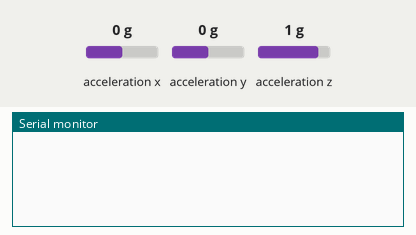
This sketch was run on a simulated Arduino Uno, built with avr-gcc and run on an emulated ATmega328P. Parts: the last lines printed to the serial monitor. The inputs (shaded band) are chosen by the test bench; at power-on: acceleration x 0 g, acceleration y 0 g, acceleration z 1 g.

Above: at 1.2 s.
1.3 s: acceleration x set to -1.4 g
At 1.42 s:
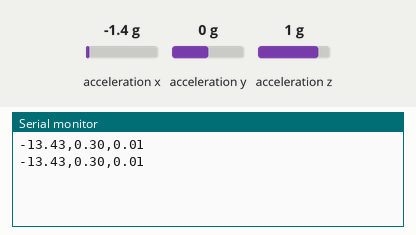
3.2 s: acceleration y set to -1.4 g
At 4.4 s:
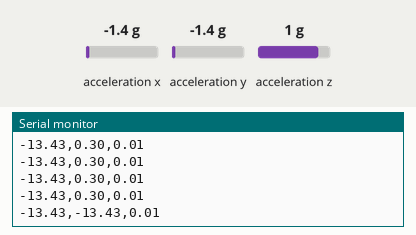
6.2 s: acceleration z set to -1.4 g
At 8.3 s:
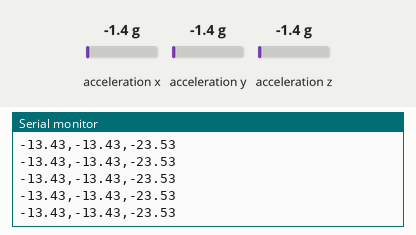
Timing chart, 0 to 9.8 s (numbered marks = the images above; inputs shaded):
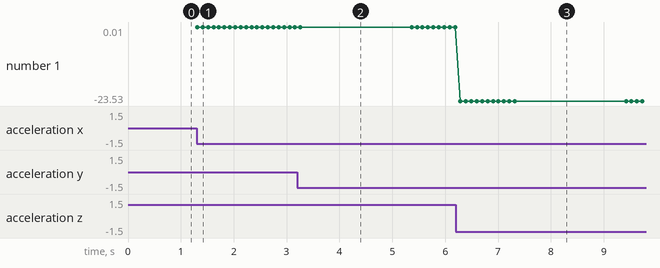

The sketch:

read_acceleration_raw.ino
```cpp
/**************************************************************************/
/*Sensor - Accelerometer Adafruit_MMA8451
  Data Output - Serial print
  Data Collected - 15 tuples of (ax,ay,az) per motion
  Each motion corresponds to time series data - from the time motion is dected till 15 samples are collected
  Any sample at a time t corresponds to a tuple of (ax, ay, az) at that time t
*/
/**************************************************************************/

#include <Wire.h>
#include <Adafruit_MMA8451.h>
#include <Adafruit_Sensor.h>

Adafruit_MMA8451 mma = Adafruit_MMA8451();
float ACCEL_THRESHOLD = 2;
void setup(void) {
  Serial.begin(9600);

  //Serial.println("Adafruit MMA8451 test!");


  if (! mma.begin()) {
    //Serial.println("Couldnt start");
    while (1);
  }
  mma.setRange(MMA8451_RANGE_2_G);
}

void loop() {
  // Read the 'raw' data in 14-bit counts
  mma.read();

  /* Get a new sensor event */
  sensors_event_t event;
  mma.getEvent(&event);

  //read acceleration values with calibration
  float ax = event.acceleration.x +0.3;
  float ay = event.acceleration.y +0.3;
  float az = event.acceleration.z -9.8;

  if (!motionDetected(ax, ay, az)) { // if no motion dected, pause for 10 ms and return to beginning of loop to check for motion again
        delay(10);
        return;
    }

  recordsamples(); //if motion dected, call function recordsamples()
  //Serial.println();
  delay(2000); //wait for 2seconds and then go back to beginning of loop to look for the next motion

}


//function checks if the combination of acceleration in all three axes exceeds a threshold
bool motionDetected(float ax, float ay, float az) {
    if(abs(ax)> ACCEL_THRESHOLD || abs(ay)> ACCEL_THRESHOLD || abs(az)> ACCEL_THRESHOLD){
      return 1;
    }
    else{
      return 0;
    }
}

//function reads 15 samples and prints at 100ms intervals for each axis
 void recordsamples() {
 for (int i = 0; i < 20; i++) {
  mma.read();
  sensors_event_t event;
  mma.getEvent(&event);
  float ax = event.acceleration.x +0.3;
  float ay = event.acceleration.y +0.3;
  float az = event.acceleration.z -9.8;

  Serial.print(ax); Serial.print(",");
  Serial.print(ay);Serial.print(",");
  Serial.print(az);
  Serial.println();

  delay(100);

 }
 }
```

Measured:
- after the input at 1.3 s, the serial monitor: prints a new line at once (image 1)
- after the input at 3.2 s, the serial monitor: prints a new line after 0.06 s (image 2)
- after the input at 6.2 s, the serial monitor: prints a new line after 0.09 s (image 3)
- plotted number 1: 0.01 → -2 after the input at 6.2 s
